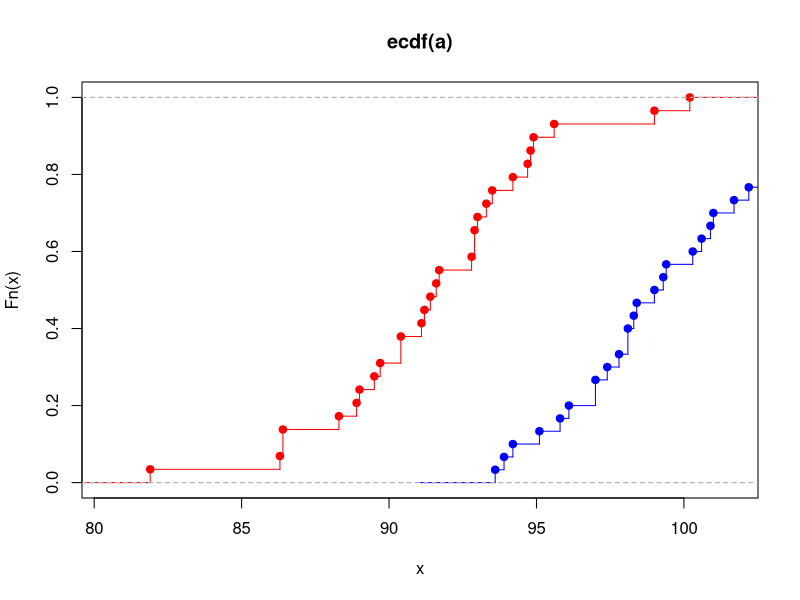
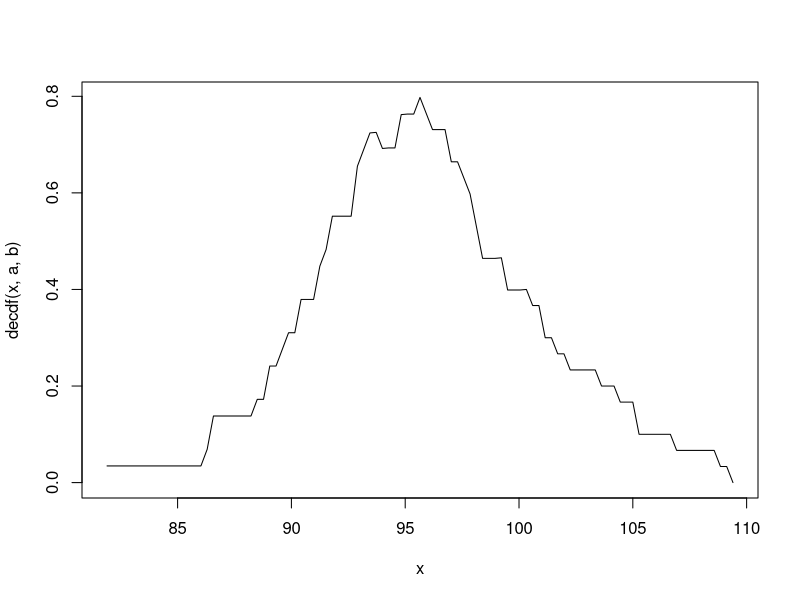
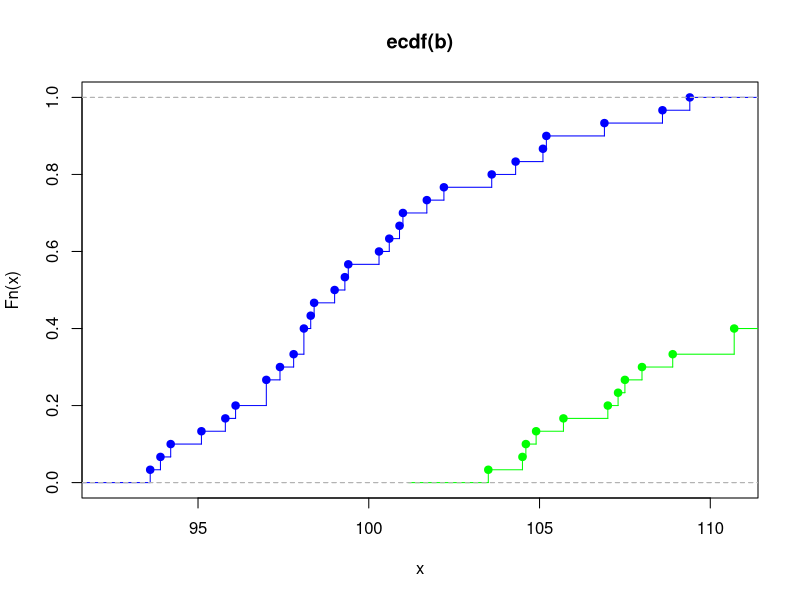
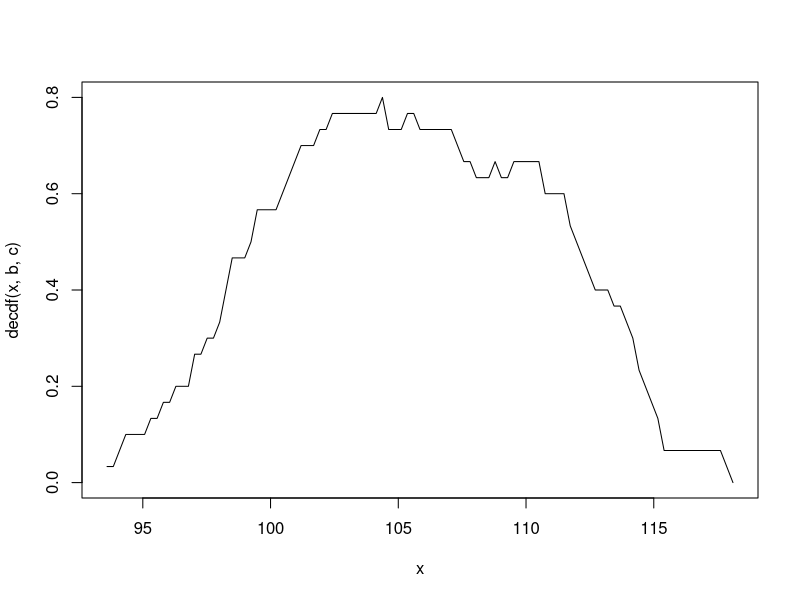

Here is the R script that generated these plots, in order:
decdf <- function(x, baseline, treatment)  ecdf(baseline)(x) - ecdf(treatment)(x)

a <- c(100.2, 99.0, 95.6, 94.9, 94.8, 94.7, 94.2, 93.5, 93.3, 93.0, 92.9, 92.9, 92.8, 91.7, 91.6, 91.4, 91.2, 91.1, 90.4, 90.4, 89.7, 89.5, 89.0, 88.9, 88.3, 86.4, 86.4, 86.3, 81.9)
b <- c(109.4, 108.6, 106.9, 105.2, 105.1, 104.3, 103.6, 102.2, 101.7, 101.0, 100.9, 100.6, 100.3, 99.4, 99.3, 99.0, 98.4, 98.3, 98.1, 98.1, 97.8, 97.4, 97.0, 97.0, 96.1, 95.8, 95.1, 94.2, 93.9, 93.6)
c <- c(118.1, 117.7, 115.4, 115.2, 115.1, 114.7, 114.5, 114.4, 114.2, 114.0, 113.9, 113.3, 112.5, 112.4, 112.2, 111.8, 111.7, 111.7, 110.7, 110.7, 108.9, 108.0, 107.5, 107.3, 107.0, 105.7, 104.9, 104.6, 104.5, 103.5)
Fa <- ecdf(a)
Fb <- ecdf(b)
Fc <- ecdf(c)

plot(Fa, col='red', verticals = TRUE)
lines(Fb, col='blue', verticals = TRUE)

x <- c(a,b)
max(abs(Fa(x) - Fb(x))) # the points where Fa or Fb jump

d <- curve(decdf(x,a,b), from=min(a,b), to=max(a,b))

plot(Fb, col='blue', verticals = TRUE)
lines(Fc, col='green', verticals = TRUE)

x <- c(b,c)
max(abs(Fb(x) - Fc(x))) # the points where Fb or Fc jump

d <- curve(decdf(x,b,c), from=min(b,c), to=max(b,c))
